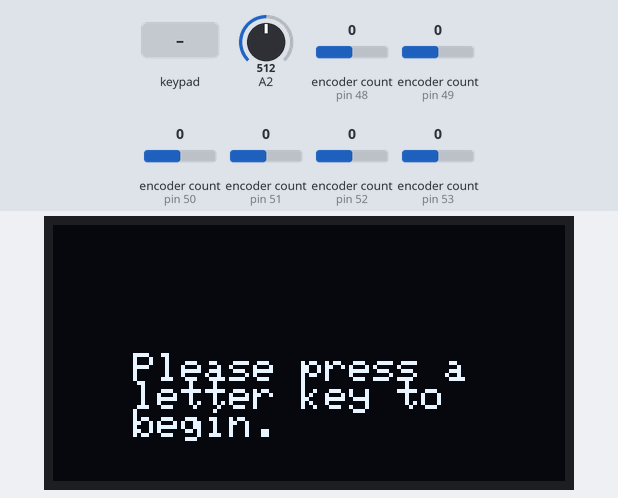
A sketch run on a simulated Arduino Mega 2560, built with avr-gcc and run on an emulated ATmega2560. On the bench: 128×64 one-colour display. Inputs (shaded band) come from the test bench; at power-on: A2 = 512, encoder count (sensors on pin 48, pin 49, pin 50, pin 51, pin 52, pin 53) 0. What the sketch prints to the serial monitor is not drawn.

Above: at 1.2 s.
1.3 s: key 'F' pressed
At 1.8 s:
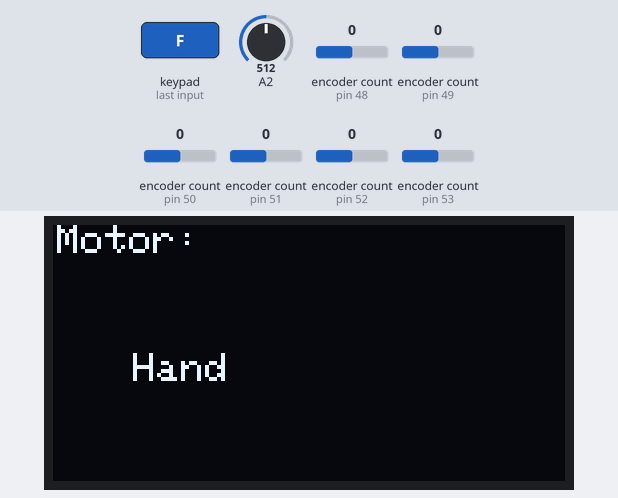
2.8 s: keypad keys 3 3 3 2 3 1 3 0 A pressed 0.4 s apart
At 6.8 s:
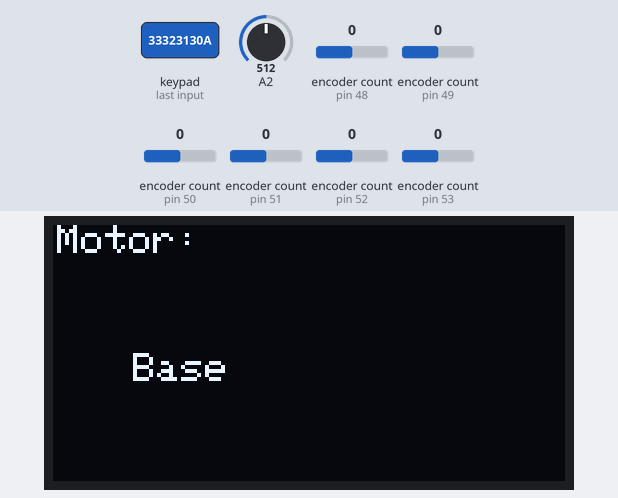
7.9 s: key 'E' pressed
At 8.2 s:
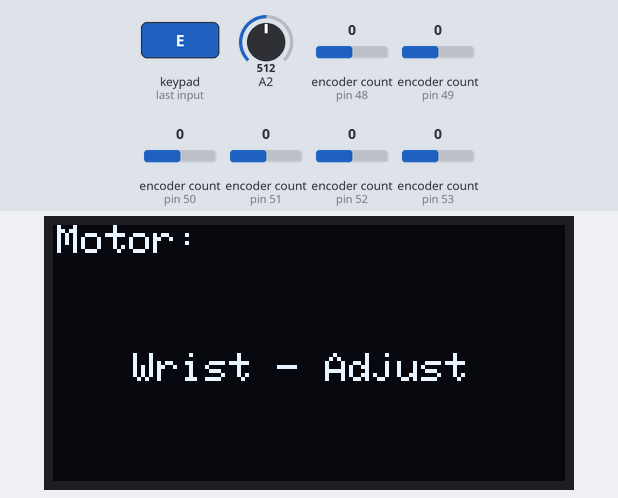
9.4 s: keypad keys 3 7 3 6 3 5 3 4 D pressed 0.4 s apart
At 13.0 s:
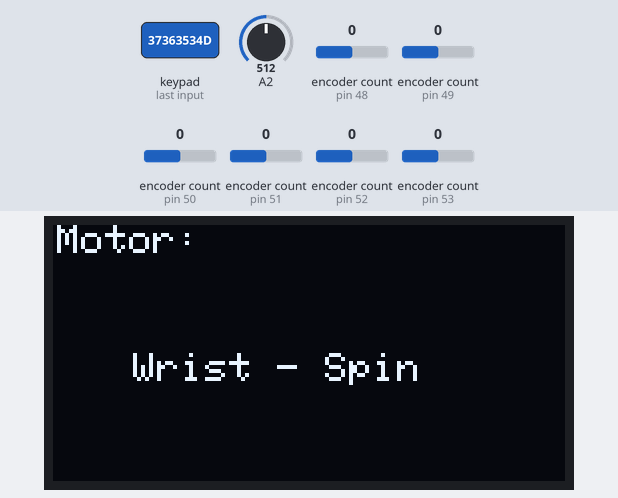
Timing chart, 0 to 14.5 s (numbered marks = the images above; inputs shaded):
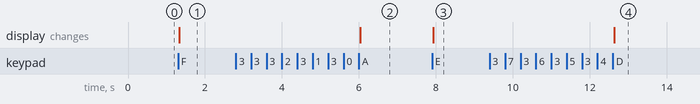

Measured:
- after the input at 1.3 s, the display: changes at once (image 1)
- after the input at 2.8 s, the display: changes after 3.2 s (image 2)
- after the input at 7.9 s, the display: changes at once (image 3)
- after the input at 9.4 s, the display: changes after 3.2 s (image 4)

The sketch:

robot_arm.ino
```cpp
#include <Wire.h>
#include <Adafruit_GFX.h>
#include <Adafruit_SSD1306.h>
#include <Encoder.h>
#include <Keypad.h>

int e;

#define SCREEN_WIDTH 128 // OLED display width, in pixels
#define SCREEN_HEIGHT 64
#define SCREEN_ADDRESS 0x3D
// Declaration for an SSD1306 display connected to I2C (SDA, SCL pins)
#define OLED_RESET -1
Adafruit_SSD1306 display(SCREEN_WIDTH, SCREEN_HEIGHT, &Wire, OLED_RESET);

Encoder myEnc(48, 2);
Encoder Enc(49, 3);
Encoder Elbow(50, 18);
Encoder RotateOne(51, 19);
Encoder RotateTwo(52, 46);
Encoder WristOne(51, 19);
Encoder WristTwo(52, 46);
Encoder Hand(53, 47);
int mathVal;

int motor;
int changeMessage = 0;

int bootMessage = 0;

const byte ROWS = 4;
const byte COLS = 4;

char hexaKeys[COLS][ROWS] = {
  {'1', '4', '7', '0'},
  {'2', '5', '8', 'F'},
  {'3', '6', '9', 'E'},
  {'A', 'B', 'C', 'D'}
};

byte colPins[COLS] = {33, 32, 31, 30};
byte rowPins[ROWS] = {37, 36, 35, 34};

Keypad customKeypad = Keypad(makeKeymap(hexaKeys), rowPins, colPins, ROWS, COLS);


int m1;
int m2;
int m3;
int m4;

void setup() {
  bootMessage = 0;
  display.begin(SSD1306_SWITCHCAPVCC, SCREEN_ADDRESS);
  display.clearDisplay();
  Serial.begin(9600);
  pinMode(m1, OUTPUT);
  pinMode(m2, OUTPUT);
  pinMode(m3, OUTPUT);
  pinMode(m4, OUTPUT);
} long newPosition;
long oldPosition  = -999;

void loop() {
  if (bootMessage == 0) {
    display.clearDisplay();
    display.setTextSize(1);
    display.setTextColor(WHITE);
    display.setCursor(20, 32);
    display.print("Please press a ");
    display.setCursor(20, 39);
    display.print("letter key to ");
    display.setCursor(20, 46);
    display.print("begin.");
    display.display();
    bootMessage = 1;
  }

int y = analogRead(2);

char customKey = customKeypad.getKey();
int g = customKey;
//Key Code, 0-9 Correspond to # on Keypad
//17-22 Correspond to A-F on Keypad.
int key = map(g, 48, 70, 0, 22);

if (e == 0) {
  newPosition = myEnc.read();
} if (e == 1) {
  newPosition = Enc.read();
} if (e == 2) {
  newPosition = Elbow.read();
} if (e == 3) {
  newPosition = RotateOne.read() + RotateTwo.read();
} if (e == 4) {
  newPosition = WristOne.read() - WristTwo.read();
} if (e == 5) {
  newPosition = Hand.read();
}


if (key == 17) {
  digitalWrite(m1, LOW);
  digitalWrite(m2, LOW);
  digitalWrite(m3, LOW);
  digitalWrite(m4, LOW);
  m1 = 14;
  m2 = 15;
  m3 = -1;
  m4 = -1;
  e = 0;
  motor = 1;
  changeMessage = 1;
} if (key == 18) {
  digitalWrite(m1, LOW);
  digitalWrite(m2, LOW);
  digitalWrite(m3, LOW);
  digitalWrite(m4, LOW);
  m1 = 4;
  m2 = 5;
  m3 = -1;
  m4 = -1;
  e = 1;
  motor = 2;
  changeMessage = 1;
} if (key == 19) {

  digitalWrite(m1, LOW);
  digitalWrite(m2, LOW);
  digitalWrite(m3, LOW);
  digitalWrite(m4, LOW);
  m1 = 7;
  m2 = 6;
  m3 = -1;
  m4 = -1;
  e = 2;
  motor = 3;
  changeMessage = 1;
} if (key == 20) {
  digitalWrite(m1, LOW);
  digitalWrite(m2, LOW);
  digitalWrite(m3, LOW);
  digitalWrite(m4, LOW);
  m1 = 22;
  m2 = 23;
  m3 = 24;
  m4 = 25;
  e = 3;
  motor = 4;
  changeMessage = 1;
} if (key == 21) {
  digitalWrite(m1, LOW);
  digitalWrite(m2, LOW);
  digitalWrite(m3, LOW);
  digitalWrite(m4, LOW);
  m1 = 22;
  m2 = 23;
  m3 = 25;
  m4 = 24;
  e = 4;
  motor = 5;
  changeMessage = 1;
} if (key == 22) {
  digitalWrite(m1, LOW);
  digitalWrite(m2, LOW);
  digitalWrite(m3, LOW);
  digitalWrite(m4, LOW);
  m1 = 26;
  m2 = 27;
  m3 = -1;
  m4 = -1;
  e = 5;
  motor = 6;
  changeMessage = 1;
}

// if (key == 20 && key == 21) {
//  Serial.println("ping");
//}

if (0 <= y && y <= 262) {
  digitalWrite(m1, HIGH);
  digitalWrite(m2, LOW);
  digitalWrite(m3, HIGH);
  digitalWrite(m4, LOW);
} else if (762 <= y && y <= 1023 ) {
  digitalWrite(m1, LOW);
  digitalWrite(m2, HIGH);
  digitalWrite(m3, LOW);
  digitalWrite(m4, HIGH);
} else if (262 <= y && y <= 762) {
  digitalWrite(m1, LOW);
  digitalWrite(m2, LOW);
  digitalWrite(m3, LOW);
  digitalWrite(m4, LOW);
}

mathVal = newPosition - oldPosition;

if (newPosition != oldPosition) {
  Serial.print("Change in Value: ");
  Serial.println(mathVal);
  oldPosition = newPosition;
  Serial.print("New Position: ");
  Serial.println(newPosition);
  Serial.println("=============");
}

if (changeMessage == 1) {
  display.clearDisplay();
  display.setTextSize(1);
  display.setTextColor(WHITE);
  display.setCursor(1, 0);
  display.print("Motor:");
  display.setTextSize(1);
  if (motor == 1) {
    display.setCursor(20, 32);
    display.print("Base");
  } if (motor == 2) {
    display.setCursor(20, 32);
    display.print("Shoulder");
  } if (motor == 3) {
    display.setCursor(20, 32);
    display.print("Elbow");
  } if (motor == 4) {
    display.setCursor(20, 32);
    display.print("Wrist - Spin");
  } if (motor == 5) {
    display.setCursor(20, 32);
    display.print("Wrist - Adjust");
  } if (motor == 6) {
    display.setCursor(20, 32);
    display.print("Hand");
  }
  display.display();
  changeMessage = 0;
}
}
```
